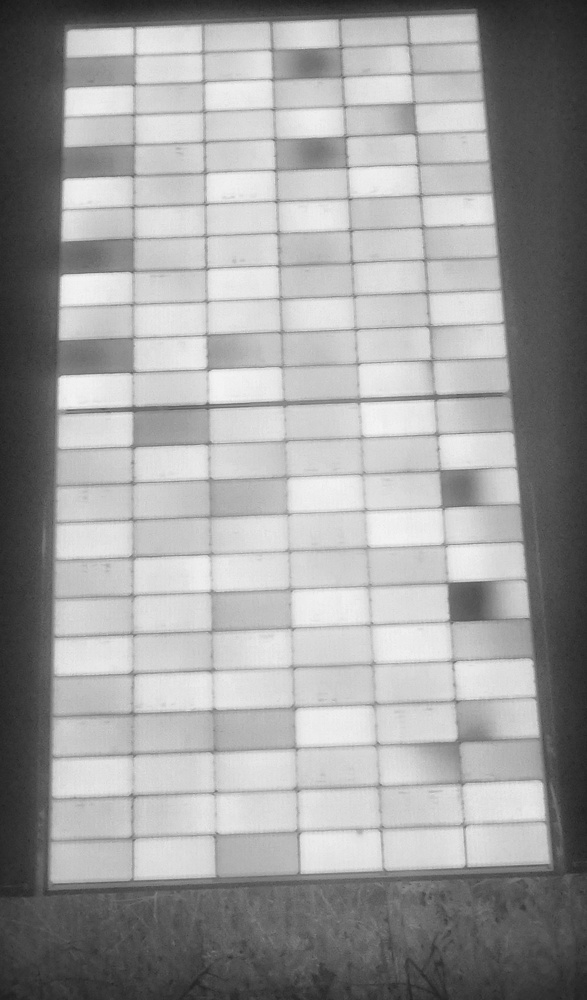
#> input picture storage/app/scripts/image.jpg, 587 x 1000 px, shrunk from 1178 x 2007 before the run
$ python process_image_improved_last_working.py image.jpg out.png
#> lines starting #> are read from the running program, lines starting #| are printed output that depends on the picture; after the words box and inside, x2 and y2 are one past the last pixel; in counts of white or black regions, pixels touching at a corner belong together; long printed decimals are rounded

import cv2
import numpy as np
import sys
import json
import traceback
import os
import argparse

def calcular_integridad(img):
    gray = cv2.cvtColor(img, cv2.COLOR_BGR2GRAY)
    non_black = np.count_nonzero(gray > 30)
    total = gray.size
    return round((non_black / total) * 100, 2)

def calcular_luminosidad(img):
    hsv = cv2.cvtColor(img, cv2.COLOR_BGR2HSV)
    brightness = hsv[:, :, 2]
    return round(np.mean(brightness), 5)

def calcular_uniformidad(img):
    gray = cv2.cvtColor(img, cv2.COLOR_BGR2GRAY)
    return round(np.std(gray), 3)

def es_imagen_totalmente_inutilizable(img):
    gray = cv2.cvtColor(img, cv2.COLOR_BGR2GRAY)
    mean_val = np.mean(gray)
    std_val = np.std(gray)
    if mean_val < 5 and std_val < 3:
        return True, "Imagen totalmente negra o inutilizable"
    if mean_val > 250 and std_val < 3:
        return True, "Imagen totalmente blanca o sobreexpuesta"
    return False, "Imagen procesable"

def order_points(pts):
    rect = np.zeros((4, 2), dtype="float32")
    s = pts.sum(axis=1)
    rect[0] = pts[np.argmin(s)]
    rect[2] = pts[np.argmax(s)]
    diff = np.diff(pts, axis=1)
    rect[1] = pts[np.argmin(diff)]
    rect[3] = pts[np.argmax(diff)]
    return rect

def encontrar_contorno_valido(contornos, img_shape):
    height, width = img_shape[:2]
    area_total = height * width
    contornos_validos = [
        cnt for cnt in contornos
        if cv2.contourArea(cnt) > 0.02 * area_total
    ]
    if not contornos_validos:
        return None
    return max(contornos_validos, key=cv2.contourArea)

def process_image(input_path, output_path, filas=10, columnas=6):
#> called with input_path = 'image.jpg', output_path = 'out.png', filas = 10, columnas = 6
    img = cv2.imread(input_path)
#> img is the input picture: shape (1000, 587, 3); min 24, max 245, mean 158.2
    alpha = 1.5  # Factor de contraste
    beta = 10    # Brillo
    img = cv2.convertScaleAbs(img, alpha=alpha, beta=beta)
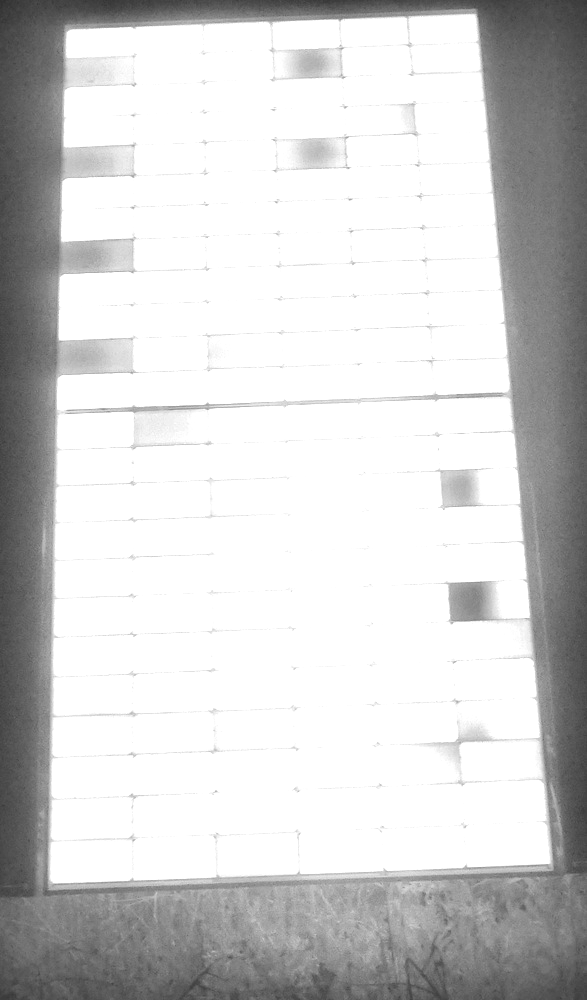
#> img: shape (1000, 587, 3); min 46, max 255, mean 207.4
    if img is None:
        raise Exception(f"No se pudo cargar la imagen: {input_path}")

    es_inutilizable, mensaje = es_imagen_totalmente_inutilizable(img)
#> in es_imagen_totalmente_inutilizable, `mean_val = np.mean(gray)`: mean_val = 207.4
#> in es_imagen_totalmente_inutilizable, `std_val = np.std(gray)`: std_val = 65.86
#> es_inutilizable = False; mensaje = 'Imagen procesable'
    if es_inutilizable:
        raise Exception(f"Imagen no procesable: {mensaje}")

    integridad = calcular_integridad(img)
#> in calcular_integridad, `non_black = np.count_nonzero(gray > 30)`: non_black = 587000
#> integridad = 100
    luminosidad = calcular_luminosidad(img)
#> in calcular_luminosidad, `hsv = cv2.cvtColor(img, cv2.COLOR_BGR2HSV)`: hsv: shape (1000, 587, 3); mean H, S, V 0, 0, 207.4
#> luminosidad = 207.4
    uniformidad = calcular_uniformidad(img)
#> uniformidad = 65.86

    gray = cv2.cvtColor(img, cv2.COLOR_BGR2GRAY)
    thresh = cv2.adaptiveThreshold(gray, 255, cv2.ADAPTIVE_THRESH_GAUSSIAN_C,
                                   cv2.THRESH_BINARY, 11, 2)
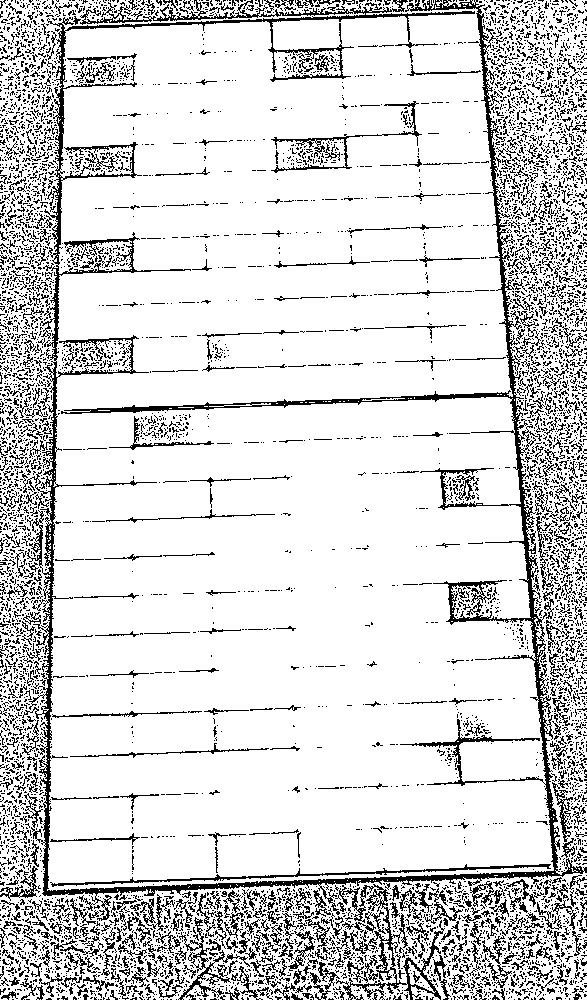
#> thresh: shape (1000, 587); 84.4% white; black in thin lines or dots
    thresh = cv2.bitwise_not(thresh)
#> thresh: shape (1000, 587); 15.6% white in thin lines or dots
    thresh = cv2.morphologyEx(thresh, cv2.MORPH_CLOSE, np.ones((5, 5), np.uint8))
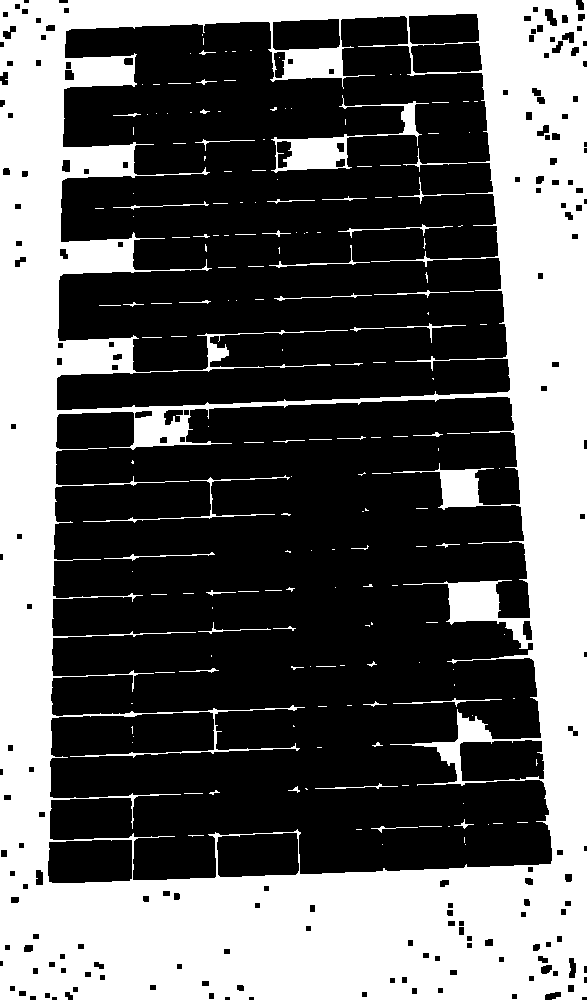
#> thresh: shape (1000, 587); 37.9% white; 183 white regions (124 under 20 px)

    contours, _ = cv2.findContours(thresh, cv2.RETR_EXTERNAL, cv2.CHAIN_APPROX_SIMPLE)
#> contours = 1 contour; box (x1, y1, x2, y2) and area: (0, 0, 587, 1000) 584622
    panel_contour = encontrar_contorno_valido(contours, img.shape)
#> in encontrar_contorno_valido, `contornos_validos = [ cnt for cnt in contornos if cv2.contourArea(cnt)..`: contornos_validos has the same summary as contours in process_image
#> panel_contour = contour of 190 points, box (x1, y1, x2, y2) (0, 0, 587, 1000), area 584622
    if panel_contour is None:
        raise Exception("No se encontró un contorno válido del panel")

    epsilon = 0.02 * cv2.arcLength(panel_contour, True)
#> epsilon = 67.74
    approx = cv2.approxPolyDP(panel_contour, epsilon, True)
#> approx = [[0, 0], [0, 999], [581, 999], [586, 0]]

    if len(approx) > 4:
        box = cv2.boxPoints(cv2.minAreaRect(approx)).astype(np.int32)
        approx = box.reshape(-1, 1, 2)
    elif len(approx) < 4:
        x, y, w, h = cv2.boundingRect(panel_contour)
        approx = np.array([[[x, y]], [[x+w, y]], [[x+w, y+h]], [[x, y+h]]])

    pts = order_points(approx.reshape(len(approx), 2))
#> in order_points, `s = pts.sum(axis=1)`: s = [0, 999, 1580, 586]
#> in order_points, `diff = np.diff(pts, axis=1)`: diff = [0, 999, 418, -586]
#> pts = [[0, 0], [586, 0], [581, 999], [0, 999]]

    width = int(max(np.linalg.norm(pts[1] - pts[0]), np.linalg.norm(pts[2] - pts[3])))
#> width = 586
    height = int(max(np.linalg.norm(pts[3] - pts[0]), np.linalg.norm(pts[2] - pts[1])))
#> height = 999

    if width / height < 0.5:
        width = int(height * 0.5)
    elif width / height > 2.0:
        height = int(width / 2.0)

    dst = np.array([[0, 0], [width-1, 0], [width-1, height-1], [0, height-1]], dtype="float32")
#> dst = [[0, 0], [585, 0], [585, 998], [0, 998]]
    M = cv2.getPerspectiveTransform(pts, dst)
#> M = [[0.998, 0, 0], [0, 0.99, 0], [0, -8.54e-06, 1]]
    warped = cv2.warpPerspective(img, M, (width, height))

    hsv = cv2.cvtColor(warped, cv2.COLOR_BGR2HSV)
#> hsv: shape (999, 586, 3); mean H, S, V 0, 0, 207.9
    hsv[:, :, 2] = cv2.add(hsv[:, :, 2], 30)
#> hsv: shape (999, 586, 3); mean H, S, V 0, 0, 219.3
    clahe = cv2.createCLAHE(clipLimit=2.0, tileGridSize=(8, 8))
    hsv[:, :, 2] = clahe.apply(hsv[:, :, 2])
#> hsv: shape (999, 586, 3); mean H, S, V 0, 0, 214.2
    result = cv2.cvtColor(hsv, cv2.COLOR_HSV2BGR)
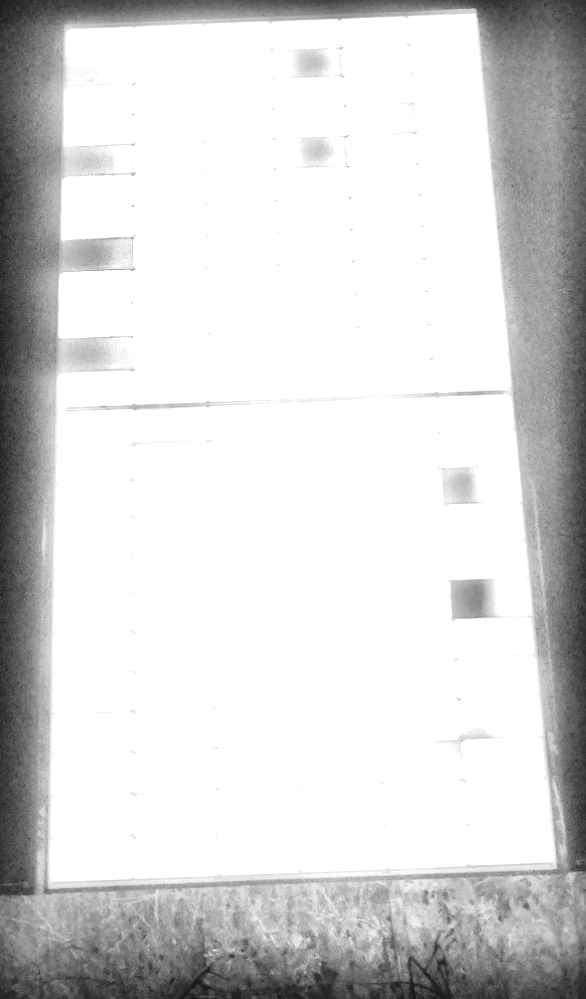
#> result: shape (999, 586, 3); min 23, max 255, mean 214.2

    os.makedirs(os.path.dirname(output_path), exist_ok=True)
    cv2.imwrite(output_path, result)

    result_dict = {
        "integridad": float(integridad),
        "luminosidad": float(luminosidad),
        "uniformidad": float(uniformidad),
        "filas": int(filas),
        "columnas": int(columnas),
        "microgrietas": 0,
        "fingers": 0,
        "black_edges": 0,
        "intensidad": 0
    }

    print(json.dumps(result_dict, ensure_ascii=True))
#| {"integridad": 100.0, "luminosidad": 207.396, "uniformidad": 65.858, "filas": 10, "columnas": 6, "microgrietas": 0, "fingers": 0, "black_edges": 0, "intensidad": 0}

if __name__ == "__main__":
    try:
        parser = argparse.ArgumentParser(description='Procesar imagen de panel solar')
        parser.add_argument('input_path', help='Ruta de la imagen de entrada')
        parser.add_argument('output_path', help='Ruta donde guardar la imagen procesada')
        parser.add_argument('--filas', type=int, default=10)
        parser.add_argument('--columnas', type=int, default=6)
        args = parser.parse_args()
        process_image(args.input_path, args.output_path, args.filas, args.columnas)
    except Exception as e:
        print(json.dumps({"error": str(e)}, ensure_ascii=True))
        traceback.print_exc()
        sys.exit(1)
